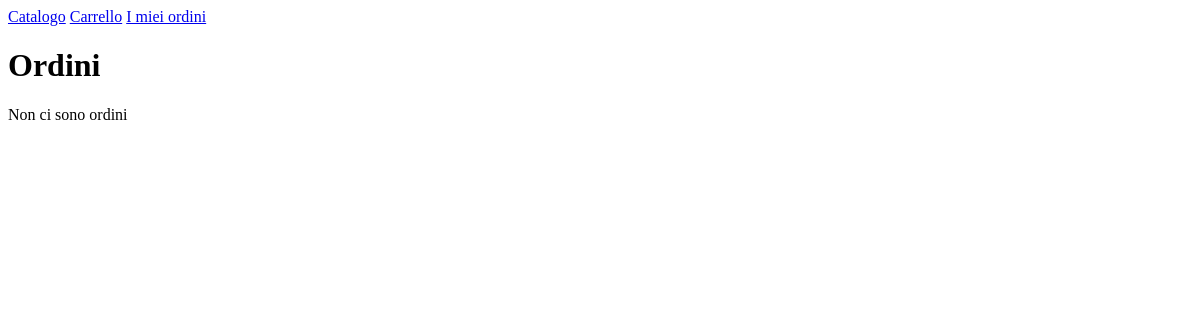
The page /ordini/ (signed in) on the database as committed earlier.
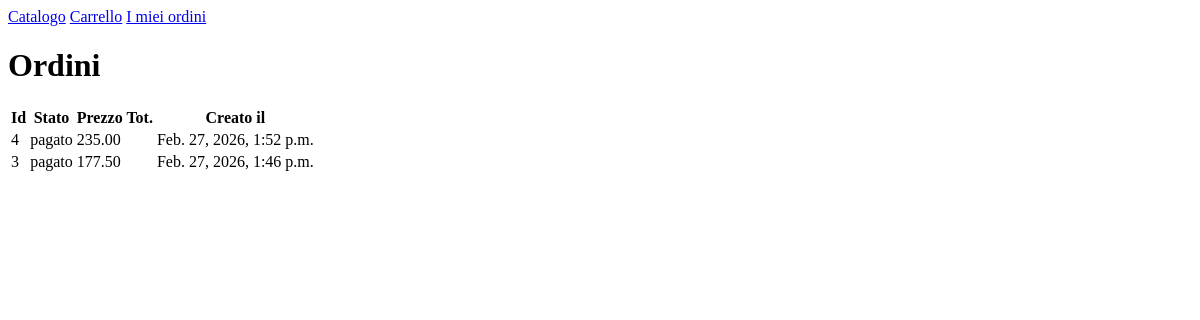
The same page on the database as committed later.
### orders/models.py (models this page shows, shortened)
class Order(models.Model):
    user = models.ForeignKey(User, on_delete=models.CASCADE, null=True, blank=True)
    status = models.CharField(max_length=19, choices=STATUS_CHOICES, default='in_attesa_pagamento')
    total_amount = models.DecimalField(max_digits=7, decimal_places=2, validators=[MinValueValidator(Decimal('0.00'))])
    created_at = models.DateTimeField(auto_now_add=True)
    paid_at = models.DateTimeField(null=True, blank=True)
    coupon = models.ForeignKey(Coupon, on_delete=models.SET_NULL, null=True, blank=True)

### orders/views.py (the view)
# urls.py: path('ordini/', include('orders.urls'))
@login_required
def orders(request):
    orders = Order.objects.filter(user=request.user).order_by('-created_at')
    context={'orders':orders, }
    return render(request, 'orders/ordini.html', context)

### orders/templates/orders/ordini.html (shortened to what this page needs)
{% extends "base.html" %}
{% block content %}
<h1>Ordini</h1>
{% if orders %}
<table>
    <thead>
        <tr>
            <th>Id</th>
            <th>Stato</th>
            <th>Prezzo Tot.</th>
            <th>Creato il</th>
        </tr>
    </thead>
    <tbody>
        {% for ordine in orders %}
        <tr>
            <td>{{ ordine.id }}</td>
            <td>{{ ordine.status }}</td>
            <td>{{ ordine.total_amount }}</td>
            <td>{{ ordine.created_at }}</td>
        </tr>
        {% endfor %}
    </tbody>
</table>
{% else %}
<p>Non ci sono ordini</p>
{% endif %}
{% endblock %}

Rows that differ between the two databases and show on the page:
added Order: id "4", status "pagato", total_amount "235.00", created_at "Feb. 27, 2026, 1:52 p.m."
added Order: id "3", status "pagato", total_amount "177.50", created_at "Feb. 27, 2026, 1:46 p.m."
Other text that changed with them:
text no longer shown: "Non ci sono ordini"
text now shown: "Id Stato Prezzo Tot. Creato il"
